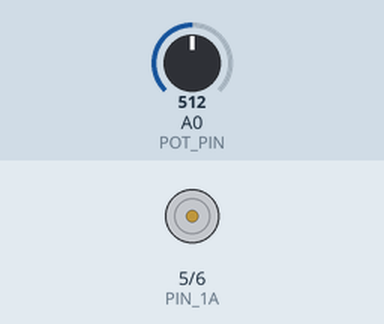
This sketch was run on a simulated Arduino Uno, built with avr-gcc and run on an emulated ATmega328P. Parts: motor-driver pin pairs drawn as motors (green arrow = first pin HIGH = forward, orange = second pin HIGH = backward, longer = more drive). The test bench sets the inputs (shaded band); at power-on: A0 (POT_PIN) = 512.

Above: at 1.2 s.
1.3 s: A0 (POT_PIN) set to 480
At 1.7 s:
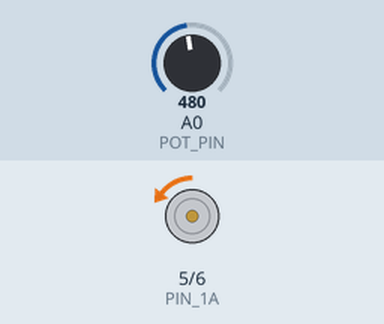
2.8 s: A0 (POT_PIN) set to 544
At 4.0 s:
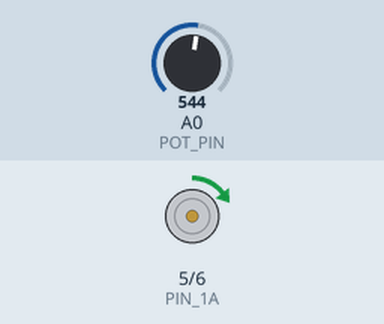
4.3 s: A0 (POT_PIN) set to 716
At 5.2 s:
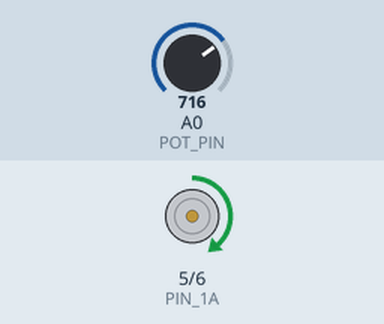
5.8 s: A0 (POT_PIN) set to 900
At 6.3 s:
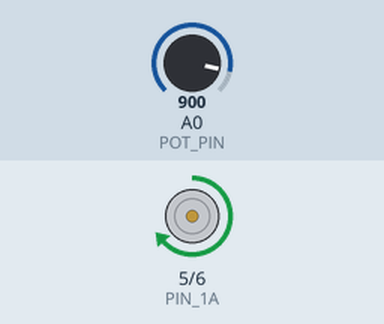
7.3 s: A0 (POT_PIN) set to 1023
At 8.7 s:
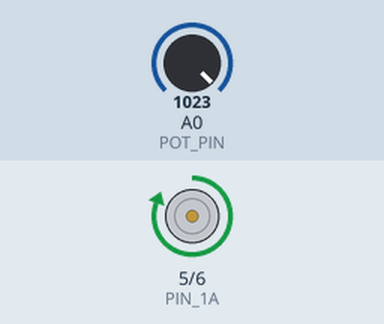
Timing chart, 0 to 9.8 s (numbered marks = the images above; inputs shaded):
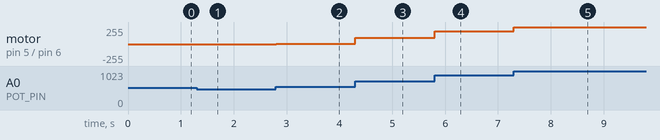

Measured:
- after the input at 1.3 s, motor on pin 5 (PIN_1A) / pin 6 (PIN_2A): stopped → backward 4/255 at once
- after the input at 2.8 s, motor on pin 5 (PIN_1A) / pin 6 (PIN_2A): backward 4/255 → forward 4/255 at once
- after the input at 4.3 s, motor on pin 5 (PIN_1A) / pin 6 (PIN_2A): forward 4/255 → forward 94/255 at once
- after the input at 5.8 s, motor on pin 5 (PIN_1A) / pin 6 (PIN_2A): forward 94/255 → forward 190/255 at once
- after the input at 7.3 s, motor on pin 5 (PIN_1A) / pin 6 (PIN_2A): forward 190/255 → forward 255/255 at once

The sketch:

adv_2-1.ino
```cpp
const int POT_PIN = A0;  // 可變電阻中間腳
const int PIN_1A = 5;    // L293D 1A (PWM 腳位)
const int PIN_2A = 6;    // L293D 2A (PWM 腳位)

void setup() {
  pinMode(PIN_1A, OUTPUT);
  pinMode(PIN_2A, OUTPUT);
}

void loop() {
  int potVal = analogRead(POT_PIN); // 讀取 0 ~ 1023

  // 設定中間停轉死區 (490 ~ 534)，避免旋鈕在中心時微幅跳動
  if (potVal >= 490 && potVal <= 534) {
    // 停轉 (Stop)
    analogWrite(PIN_1A, 0);
    analogWrite(PIN_2A, 0);
  }
  else if (potVal > 534) {
    // 順時針 (Clockwise)：旋鈕往右轉越深，轉速越快 (PWM: 0 ~ 255)
    int speed = map(potVal, 535, 1023, 0, 255);
    analogWrite(PIN_1A, speed);
    analogWrite(PIN_2A, 0);
  }
  else {
    // 逆時針 (Counterclockwise)：旋鈕往左轉越深，轉速越快 (PWM: 0 ~ 255)
    int speed = map(potVal, 489, 0, 0, 255);
    analogWrite(PIN_1A, 0);
    analogWrite(PIN_2A, speed);
  }
}
```
